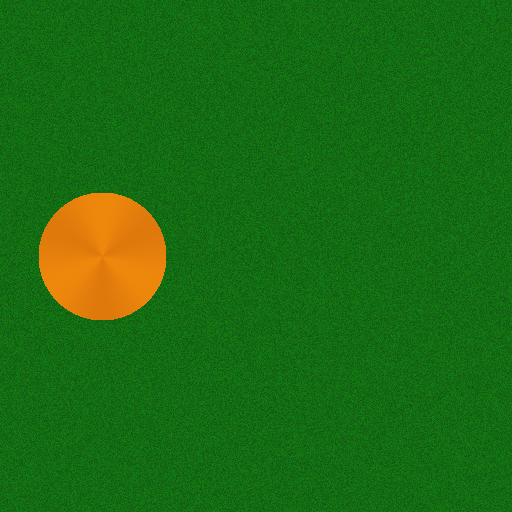
#> input picture relocate/data/results/quick_test_input.png, 512 x 512 px
$ python make_relocate_qualitative.py
#> lines starting #> are read from the running program, lines starting #| are printed output that depends on the picture
#> in main, `canvas = Image.new("RGB", (W, H), "white")`: canvas: PIL image 1096x386 RGB; every value is 255
"""Stitch the relocation qualitative-results figure for the report.

Reads the synthetic-move PNGs that quick_test.py writes to
relocate/data/results/ and saves a single-row figure
(input | baseline | ours) as a PDF that main.tex picks up via
\\includegraphics{figures/relocate_qualitative.pdf}.

Run from this directory:
    cd report/figures && python make_relocate_qualitative.py
"""
import sys
from pathlib import Path

from PIL import Image, ImageDraw, ImageFont

# (path, column_caption)
# Source paths assume the standard layout: report/figures/ is two levels
# below the project root, and quick_test.py writes into
# relocate/data/results/.
COLS = [
    ("../../relocate/data/results/quick_test_input.png",    "input"),
    ("../../relocate/data/results/quick_test_baseline.png", "SDEdit baseline"),
    ("../../relocate/data/results/quick_test_ours.png",     "DDPM + noise shift (ours)"),
]

CELL = 360          # per-cell pixel size
LABEL_H = 26        # caption strip height
GAP = 8             # gap between cells
OUT_PDF = Path("relocate_qualitative.pdf")


def load_or_blank(path: str) -> Image.Image:
    p = Path(path)
    if p.exists():
        return Image.open(p).convert("RGB").resize((CELL, CELL))
    print(f"  missing: {path}", file=sys.stderr)
    img = Image.new("RGB", (CELL, CELL), (240, 240, 240))
    d = ImageDraw.Draw(img)
    d.text((10, 10), f"missing\n{p.name}", fill=(120, 120, 120))
    return img


def main():
    n = len(COLS)
    W = CELL * n + GAP * (n - 1)
    H = CELL + LABEL_H
    canvas = Image.new("RGB", (W, H), "white")
    draw = ImageDraw.Draw(canvas)
    try:
        font = ImageFont.truetype("/System/Library/Fonts/Helvetica.ttc", 14)
    except IOError:
        font = ImageFont.load_default()

    for c, (path, caption) in enumerate(COLS):
        x = c * (CELL + GAP)
        canvas.paste(load_or_blank(path), (x, 0))
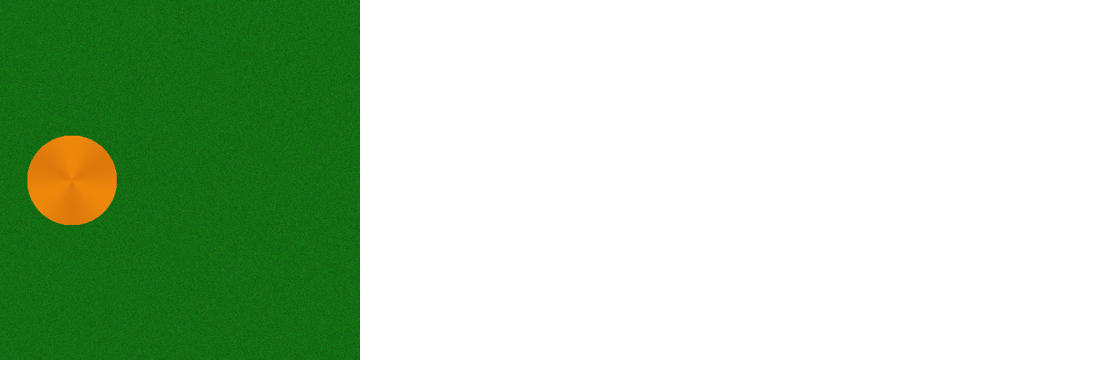
#> canvas: PIL image 1096x386 RGB; mean R, G, B 185.8, 210.2, 182.5
        draw.text((x + 4, CELL + 4), caption, fill="black", font=font)
#> pass 2 of the loop in main, `for c, (path, caption) in enumerate(COLS):`:
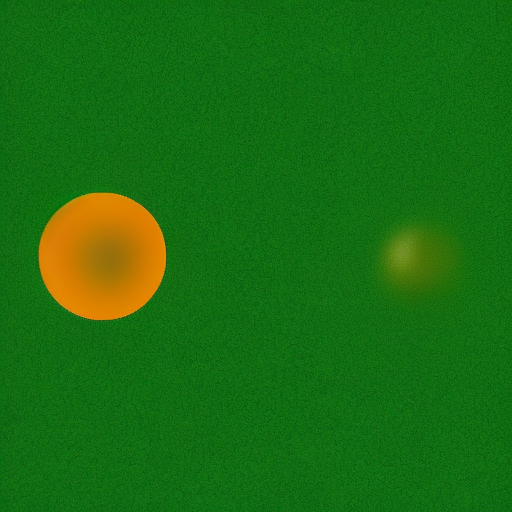
#> input picture relocate/data/results/quick_test_baseline.png, 512 x 512 px
#> in main, `canvas.paste(load_or_blank(path), (x, 0))`:
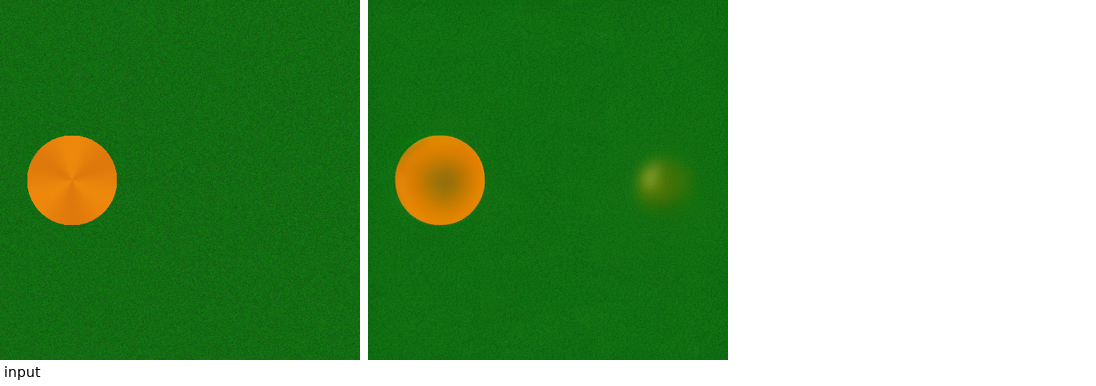
#> canvas: PIL image 1096x386 RGB; mean R, G, B 115.6, 165.9, 109.4
#> pass 3 of the loop in main, `for c, (path, caption) in enumerate(COLS):`:
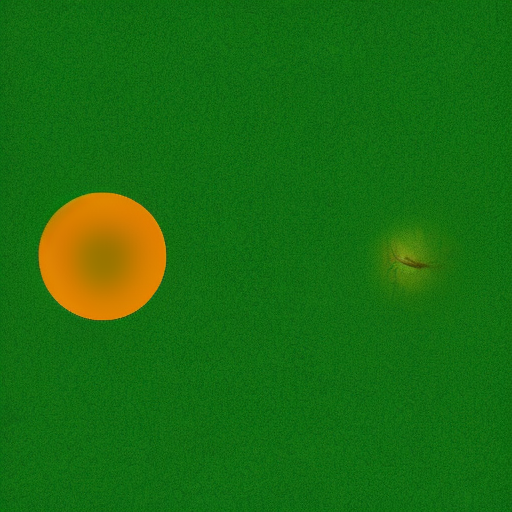
#> input picture relocate/data/results/quick_test_ours.png, 512 x 512 px
#> in main, `canvas.paste(load_or_blank(path), (x, 0))`:
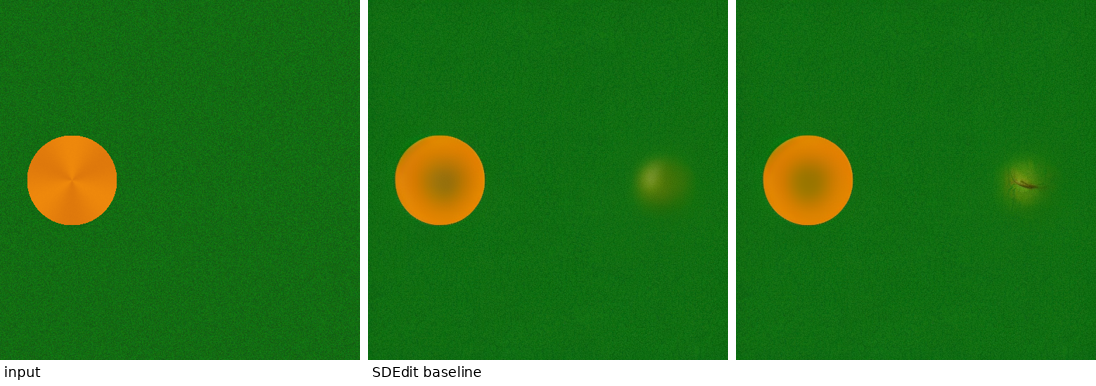
#> canvas: PIL image 1096x386 RGB; mean R, G, B 45.3, 121.5, 36.2

    canvas.save(OUT_PDF, "PDF", resolution=144.0)
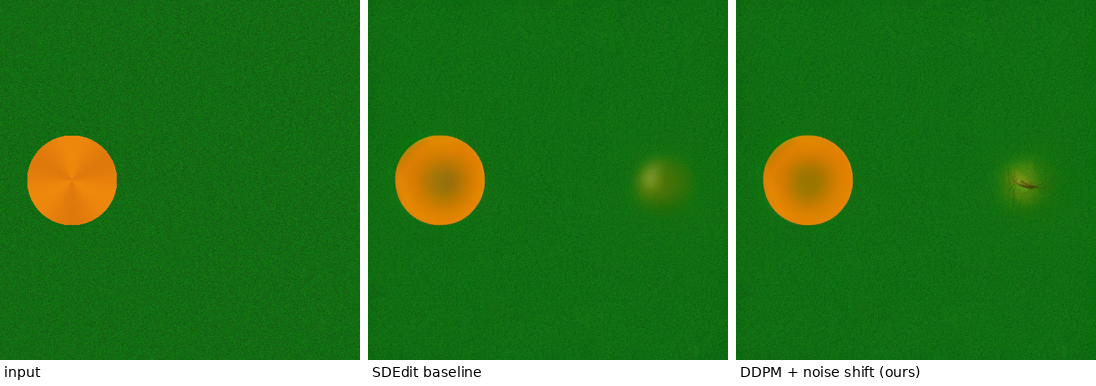
#> saved as relocate_qualitative.pdf: PIL image 1096x386 RGB; mean R, G, B 45, 121.2, 35.9
    print(f"wrote {OUT_PDF.resolve()}")


if __name__ == "__main__":
    main()
